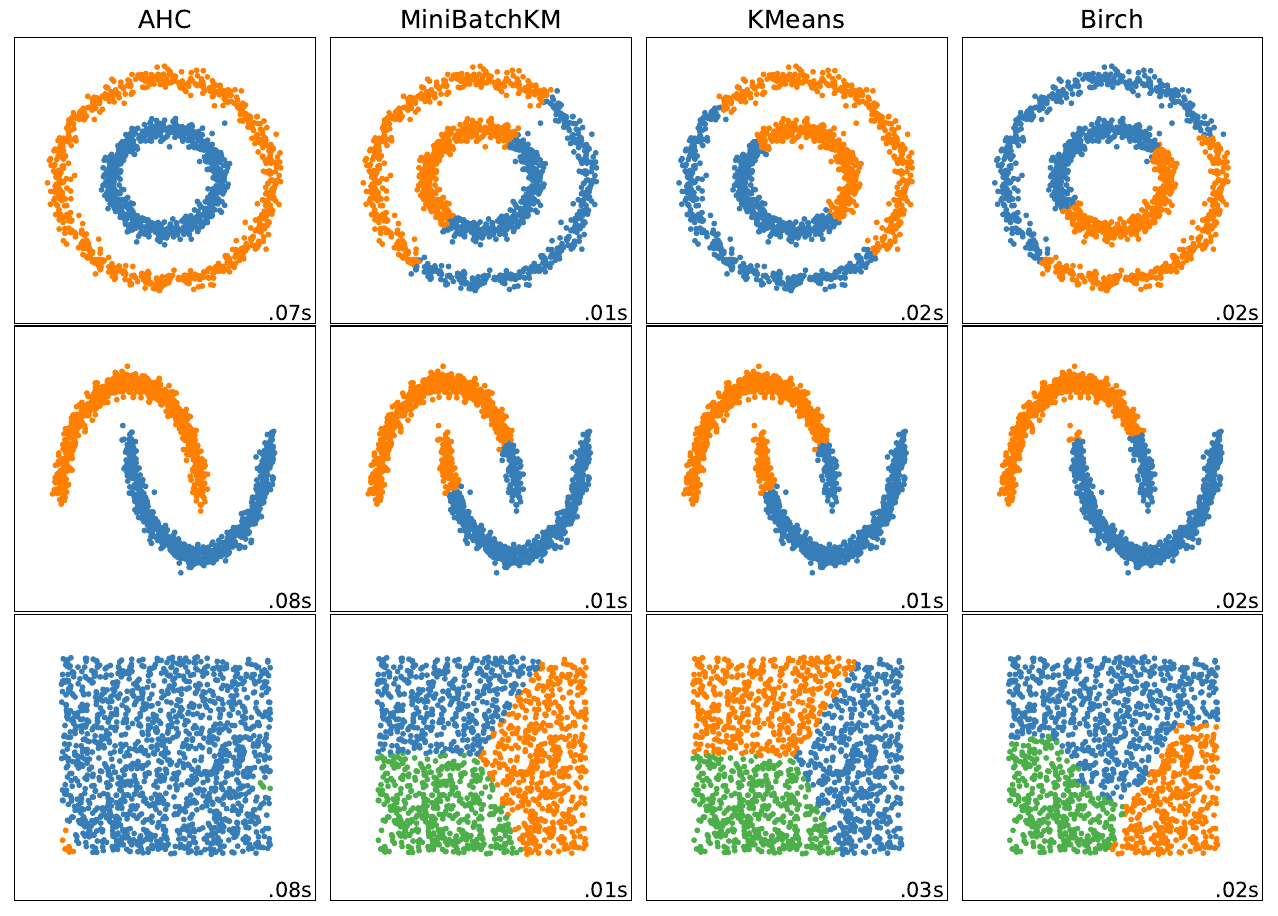

Write the Python code that produced this figure.
print(__doc__)

import time
import warnings

import numpy as np
import matplotlib.pyplot as plt

from sklearn import cluster, datasets, mixture
from sklearn.neighbors import kneighbors_graph
from sklearn.preprocessing import StandardScaler
from itertools import cycle, islice

np.random.seed(0)

# ============
# Generate datasets. We choose the size big enough to see the scalability
# of the algorithms, but not too big to avoid too long running times
# ============
n_samples = 1500
noisy_circles = datasets.make_circles(n_samples=n_samples, factor=.5,
                                      noise=.05)
noisy_moons = datasets.make_moons(n_samples=n_samples, noise=.05)
blobs = datasets.make_blobs(n_samples=n_samples, random_state=8)
no_structure = np.random.rand(n_samples, 2), None

# Anisotropicly distributed data
random_state = 170
X, y = datasets.make_blobs(n_samples=n_samples, random_state=random_state)
transformation = [[0.6, -0.6], [-0.4, 0.8]]
X_aniso = np.dot(X, transformation)
aniso = (X_aniso, y)

# blobs with varied variances
varied = datasets.make_blobs(n_samples=n_samples,
                             cluster_std=[1.0, 2.5, 0.5],
                             random_state=random_state)

# ============
# Set up cluster parameters
# ============
plt.figure()
plt.subplots_adjust(left=.02, right=.98, bottom=.001, top=.96, wspace=.05,
                    hspace=.01)

plot_num = 1

default_base = {'quantile': .3,
                'eps': .3,
                'damping': .9,
                'preference': -200,
                'n_neighbors': 10,
                'n_clusters': 3}

datasets = [
    (noisy_circles, {'damping': .77, 'preference': -240,
                     'quantile': .2, 'n_clusters': 2}),
    (noisy_moons, {'damping': .75, 'preference': -220, 'n_clusters': 2}),
    (no_structure, {})]

for i_dataset, (dataset, algo_params) in enumerate(datasets):
    # update parameters with dataset-specific values
    params = default_base.copy()
    params.update(algo_params)

    X, y = dataset

    # normalize dataset for easier parameter selection
    X = StandardScaler().fit_transform(X)

    # estimate bandwidth for mean shift
    bandwidth = cluster.estimate_bandwidth(X, quantile=params['quantile'])

    # connectivity matrix for structured Ward
    connectivity = kneighbors_graph(
        X, n_neighbors=params['n_neighbors'], include_self=False)
    # make connectivity symmetric
    connectivity = 0.5 * (connectivity + connectivity.T)

    # ============
    # Create cluster objects
    # ============
    two_means = cluster.MiniBatchKMeans(n_clusters=params['n_clusters'], n_init=10)
    kmeans = cluster.KMeans(init='k-means++', n_clusters=params['n_clusters'], n_init=10)
    average_linkage = cluster.AgglomerativeClustering(
        linkage="average", affinity="cityblock",
        n_clusters=params['n_clusters'], connectivity=connectivity)
    birch = cluster.Birch(n_clusters=params['n_clusters'])

    clustering_algorithms = (
        ('AHC', average_linkage),
        ('MiniBatchKM', two_means),
        ('KMeans', kmeans),
        ('Birch', birch)
    )

    for name, algorithm in clustering_algorithms:
        t0 = time.time()

        # catch warnings related to kneighbors_graph
        with warnings.catch_warnings():
            warnings.filterwarnings(
                "ignore",
                message="the number of connected components of the " +
                "connectivity matrix is [0-9]{1,2}" +
                " > 1. Completing it to avoid stopping the tree early.",
                category=UserWarning)
            warnings.filterwarnings(
                "ignore",
                message="Graph is not fully connected, spectral embedding" +
                " may not work as expected.",
                category=UserWarning)
            algorithm.fit(X)

        t1 = time.time()
        if hasattr(algorithm, 'labels_'):
            y_pred = algorithm.labels_.astype(np.int)
        else:
            y_pred = algorithm.predict(X)

        plt.subplot(len(datasets), len(clustering_algorithms), plot_num)
        if i_dataset == 0:
            plt.title(name, size=18)

        colors = np.array(list(islice(cycle(['#377eb8', '#ff7f00', '#4daf4a',
                                             '#f781bf', '#a65628', '#984ea3',
                                             '#999999', '#e41a1c', '#dede00']),
                                      int(max(y_pred) + 1))))
        plt.scatter(X[:, 0], X[:, 1], s=10, color=colors[y_pred])

        plt.xlim(-2.5, 2.5)
        plt.ylim(-2.5, 2.5)
        plt.xticks(())
        plt.yticks(())
        plt.text(.99, .01, ('%.2fs' % (t1 - t0)).lstrip('0'),
                 transform=plt.gca().transAxes, size=15,
                 horizontalalignment='right')
        plot_num += 1



#plt.show()
plt.savefig('mlclustering.pdf', bbox_inches='tight', dpi=1200)
